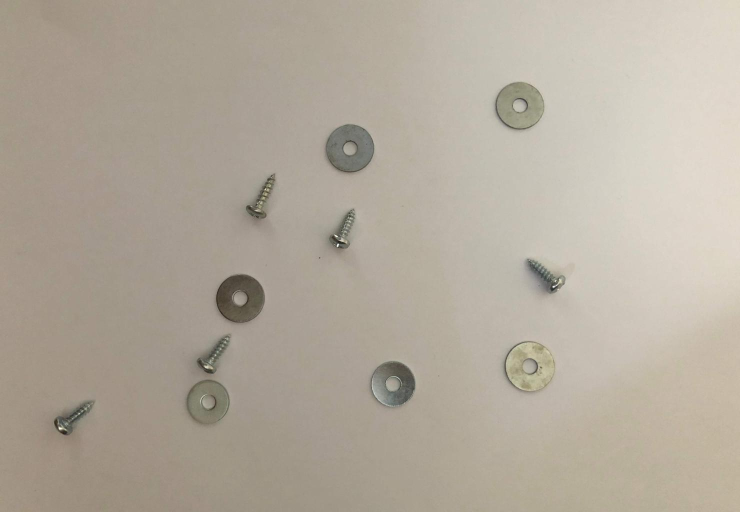
%> input picture Assignment_Input/IMG_01.jpg, 1480 x 1024 px (shown at 1/2 size)
$ octave Task1to4.m   (GNU Octave 9; MATLAB toolbox functions it lacks are replaced by stand-ins)
%> lines starting %> are read from the running program, lines starting %| are printed output that depends on the picture
clear; close all;
% Task 1: Pre-processing -----------------------
% Step-1: Load input image
I = imread('IMG_01.jpg');
%> I is the input picture: size 1024x1480x3 uint8; mean R, G, B 178.4, 169.5, 156.1
% Step-2: Covert image to grayscale
I_gray = rgb2gray(I);
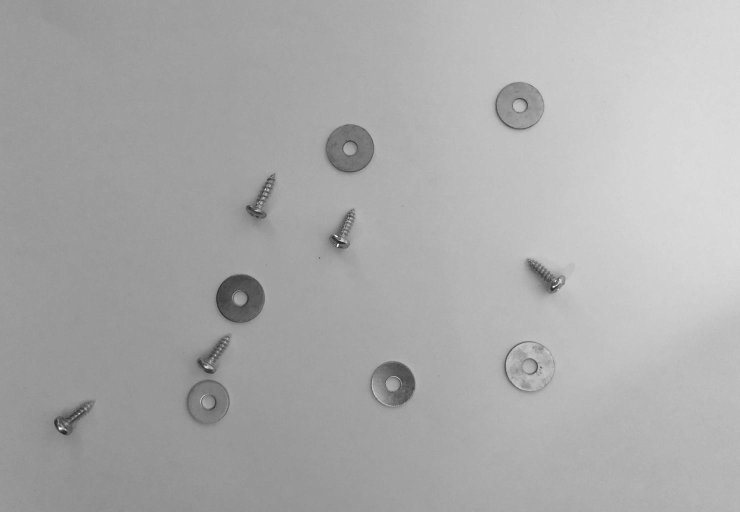
%> I_gray: size 1024x1480 uint8 (shown at 1/2 size); min 19, max 255, mean 170.7
figure, imshow(I_gray), title('Grayscale image');
% Step-3: Rescale image
Ir = imresize(I_gray,0.5,'bilinear');
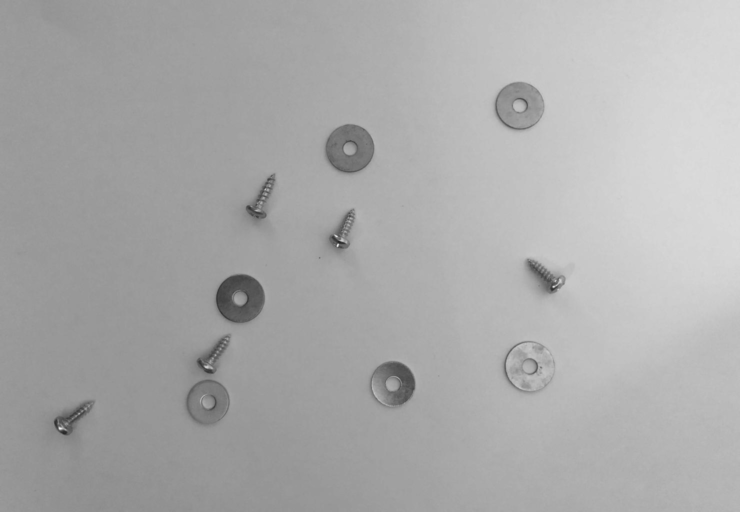
%> Ir: size 512x740 uint8; min 38, max 237, mean 170.7
figure, imshow(Ir), title('0.5 bilinear interpoliation result');
% Step-4: Produce histogram before enhancing
figure,imhist(Ir), title('Histogram before enhancement');
%> after `title('Histogram before enhancement')`:
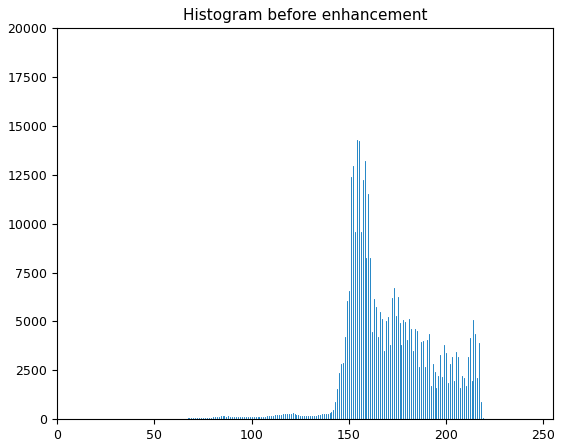
%> figure redrawn from the program's plot data; highest point at x = 154, y = 14254

% Step-5: Enhance image before binarisation
% Flatten with sigma = 2 for shadow flattening
Ie = imflatfield(Ir,2);
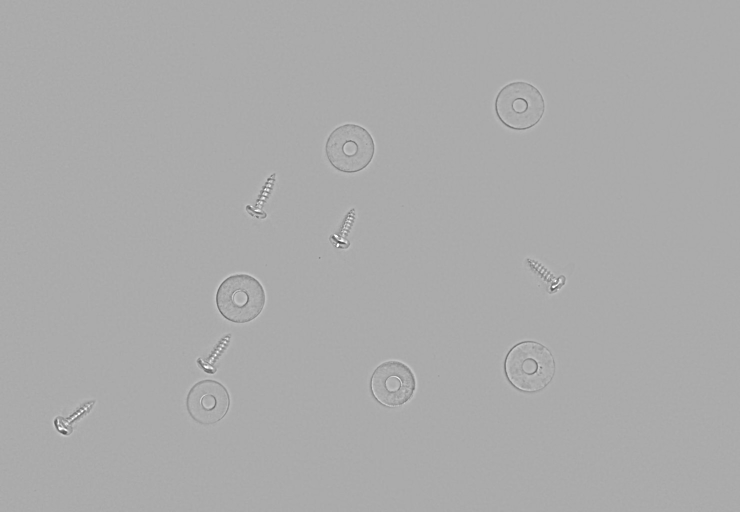
%> Ie: size 512x740 uint8; min 68, max 255, mean 170.7
% Increase object clarity via edge aware contrast enhancement
%> (the run ends here)

$ run again, with Assignment_Input/IMG_02.jpg copied over Assignment_Input/IMG_01.jpg
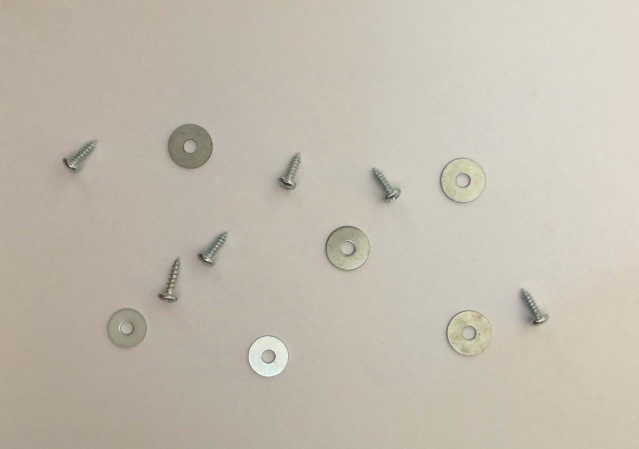
%> input picture Assignment_Input/IMG_02.jpg, 1277 x 898 px (shown at 1/2 size)
%> I is the input picture: size 898x1277x3 uint8; mean R, G, B 195.1, 187.2, 174.7
%> `title('Histogram before enhancement')`:
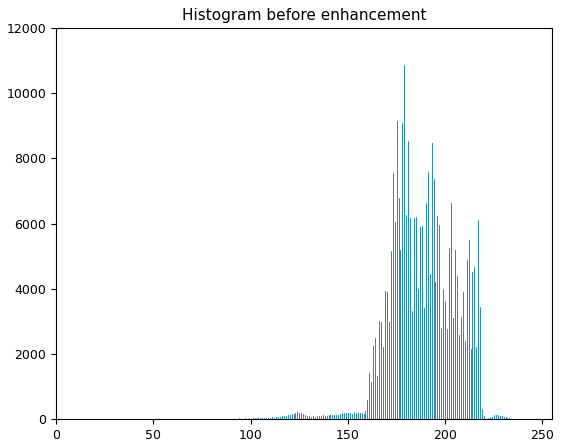
%> figure redrawn from the program's plot data; highest point at x = 179, y = 10851
%> `Ie = imflatfield(Ir,2);`:
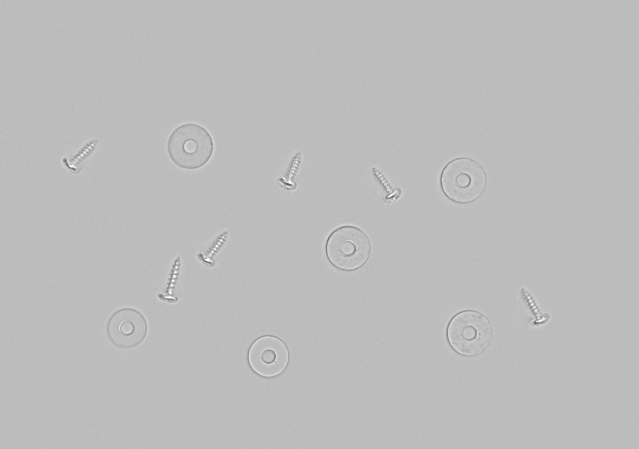
%> Ie: size 449x639 uint8; min 92, max 255, mean 188.1

$ run again, with Assignment_Input/IMG_03.jpg copied over Assignment_Input/IMG_01.jpg
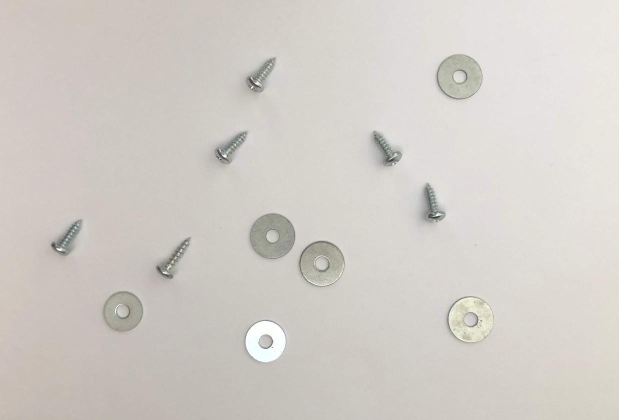
%> input picture Assignment_Input/IMG_03.jpg, 1238 x 840 px (shown at 1/2 size)
%> I is the input picture: size 840x1238x3 uint8; mean R, G, B 209.9, 205.4, 199.8
%> `title('Histogram before enhancement')`:
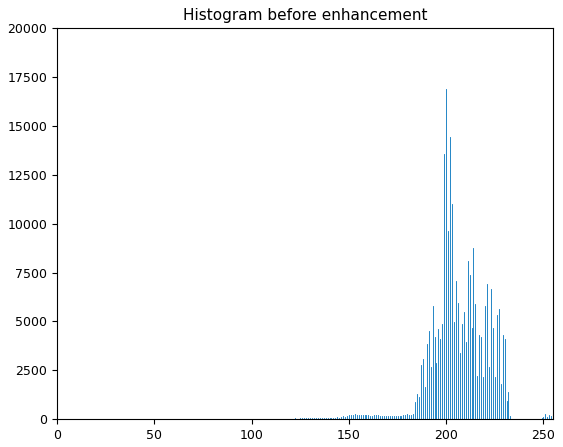
%> figure redrawn from the program's plot data; highest point at x = 200, y = 16891
%> `Ie = imflatfield(Ir,2);`:
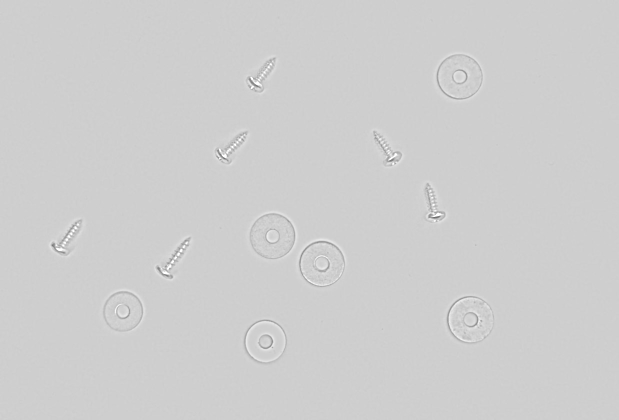
%> Ie: size 420x619 uint8; min 107, max 255, mean 206

$ run again, with Assignment_Input/IMG_04.jpg copied over Assignment_Input/IMG_01.jpg
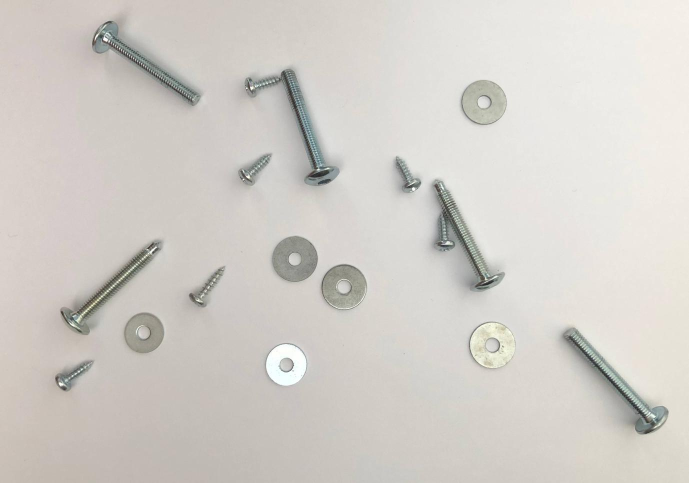
%> input picture Assignment_Input/IMG_04.jpg, 1377 x 966 px (shown at 1/2 size)
%> I is the input picture: size 966x1377x3 uint8; mean R, G, B 209.9, 206.1, 200.7
%> `title('Histogram before enhancement')`:
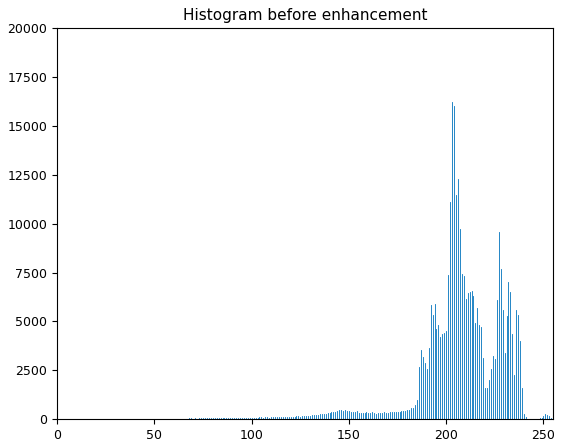
%> figure redrawn from the program's plot data; highest point at x = 203, y = 16220
%> `Ie = imflatfield(Ir,2);`:
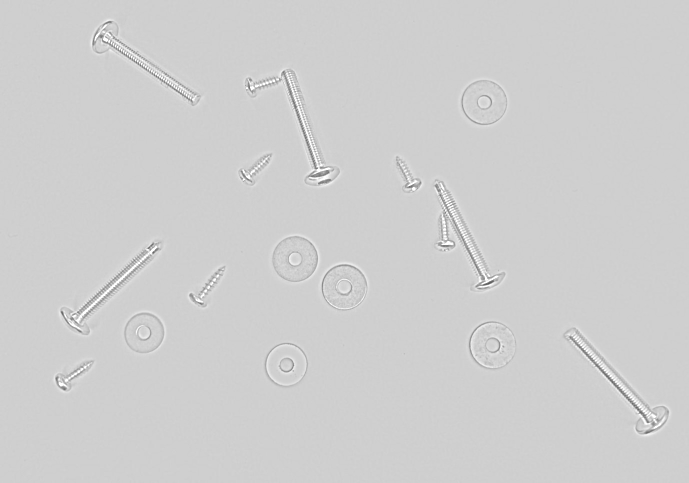
%> Ie: size 483x689 uint8; min 88, max 255, mean 206.6
